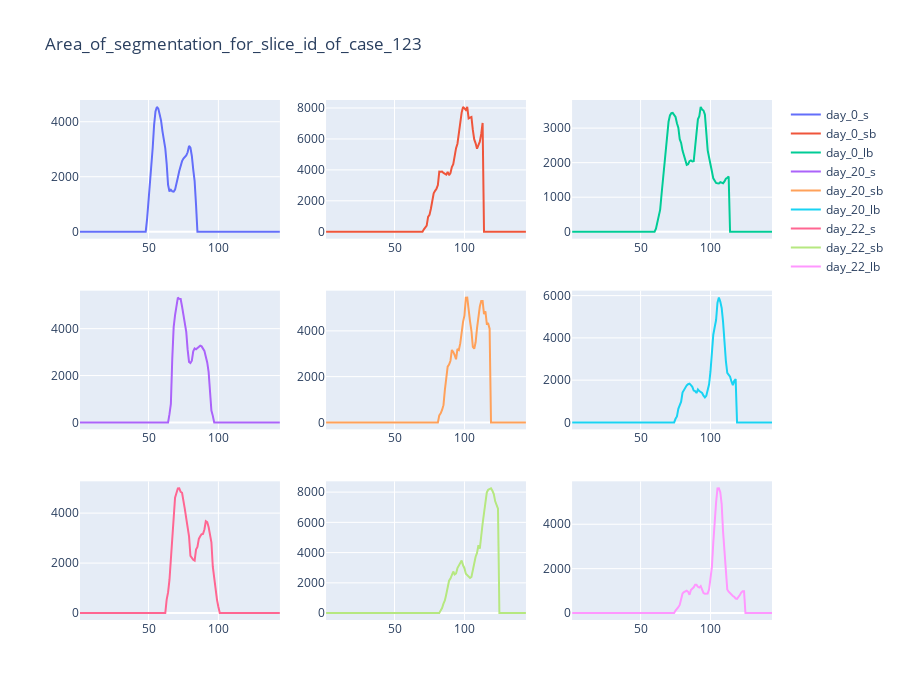

Notebook source saved alongside this figure:
### Code cell
show_area(c_id=0)

### Figure 1 — Plotly figure (JSON) as saved in the notebook; plotly's stock layout.template omitted (floating-point values rounded to 4 significant figures; data arrays with more than 128 entries replaced by an {"elided": "..."} marker saying what was removed)
{"data": [{"mode": "lines", "name": "day_0_s", "type": "scatter", "x": {"elided": "144 int values"}, "xaxis": "x", "y": {"elided": "144 float values"}, "yaxis": "y"}, {"mode": "lines", "name": "day_0_sb", "type": "scatter", "x": {"elided": "144 int values"}, "xaxis": "x2", "y": {"elided": "144 float values"}, "yaxis": "y2"}, {"mode": "lines", "name": "day_0_lb", "type": "scatter", "x": {"elided": "144 int values"}, "xaxis": "x3", "y": {"elided": "144 float values"}, "yaxis": "y3"}, {"mode": "lines", "name": "day_20_s", "type": "scatter", "x": {"elided": "144 int values"}, "xaxis": "x4", "y": {"elided": "144 float values"}, "yaxis": "y4"}, {"mode": "lines", "name": "day_20_sb", "type": "scatter", "x": {"elided": "144 int values"}, "xaxis": "x5", "y": {"elided": "144 float values"}, "yaxis": "y5"}, {"mode": "lines", "name": "day_20_lb", "type": "scatter", "x": {"elided": "144 int values"}, "xaxis": "x6", "y": {"elided": "144 float values"}, "yaxis": "y6"}, {"mode": "lines", "name": "day_22_s", "type": "scatter", "x": {"elided": "144 int values"}, "xaxis": "x7", "y": {"elided": "144 float values"}, "yaxis": "y7"}, {"mode": "lines", "name": "day_22_sb", "type": "scatter", "x": {"elided": "144 int values"}, "xaxis": "x8", "y": {"elided": "144 float values"}, "yaxis": "y8"}, {"mode": "lines", "name": "day_22_lb", "type": "scatter", "x": {"elided": "144 int values"}, "xaxis": "x9", "y": {"elided": "144 float values"}, "yaxis": "y9"}], "layout": {"height": 700, "title": {"text": "Area_of_segmentation_for_slice_id_of_case_123"}, "width": 900, "xaxis": {"anchor": "y", "domain": [0, 0.2889]}, "xaxis2": {"anchor": "y2", "domain": [0.3556, 0.6444]}, "xaxis3": {"anchor": "y3", "domain": [0.7111, 1]}, "xaxis4": {"anchor": "y4", "domain": [0, 0.2889]}, "xaxis5": {"anchor": "y5", "domain": [0.3556, 0.6444]}, "xaxis6": {"anchor": "y6", "domain": [0.7111, 1]}, "xaxis7": {"anchor": "y7", "domain": [0, 0.2889]}, "xaxis8": {"anchor": "y8", "domain": [0.3556, 0.6444]}, "xaxis9": {"anchor": "y9", "domain": [0.7111, 1]}, "yaxis": {"anchor": "x", "domain": [0.7333, 1]}, "yaxis2": {"anchor": "x2", "domain": [0.7333, 1]}, "yaxis3": {"anchor": "x3", "domain": [0.7333, 1]}, "yaxis4": {"anchor": "x4", "domain": [0.3667, 0.6333]}, "yaxis5": {"anchor": "x5", "domain": [0.3667, 0.6333]}, "yaxis6": {"anchor": "x6", "domain": [0.3667, 0.6333]}, "yaxis7": {"anchor": "x7", "domain": [0, 0.2667]}, "yaxis8": {"anchor": "x8", "domain": [0, 0.2667]}, "yaxis9": {"anchor": "x9", "domain": [0, 0.2667]}}}
